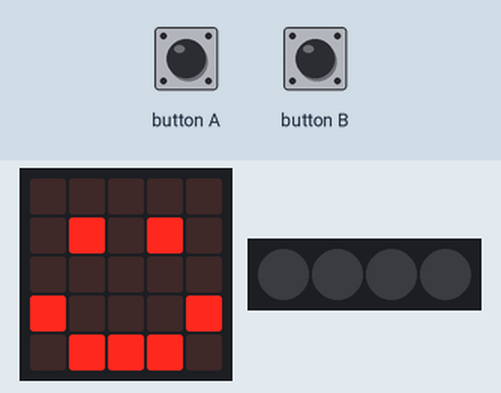
The program below on a simulated BBC micro:bit running MicroPython. On the bench: the board's 5×5 LED display, 4 RGB LEDs in strip order, left to right. The inputs (shaded band) are chosen by the test bench.

Above: at 1.2 s.
1.3 s: button A pressed for 0.15 s
At 1.7 s:
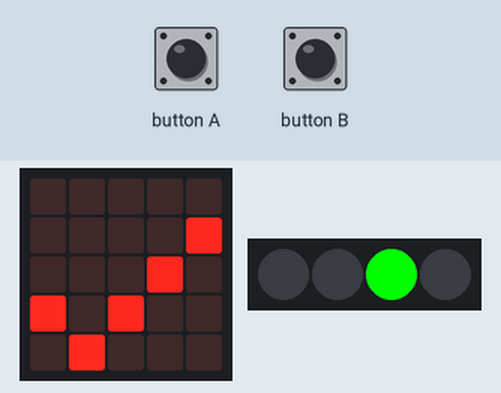
4.4 s: button A pressed for 1 s
At 6.4 s:
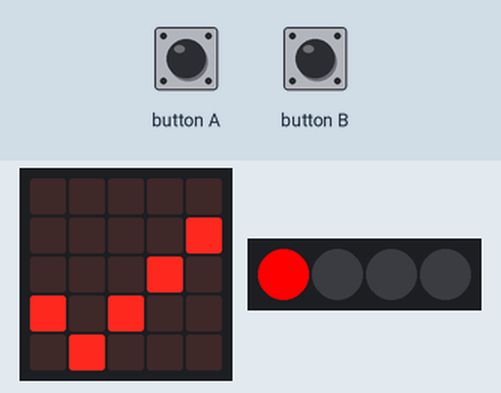
8.4 s: button A pressed for 3.2 s
At 9.8 s:
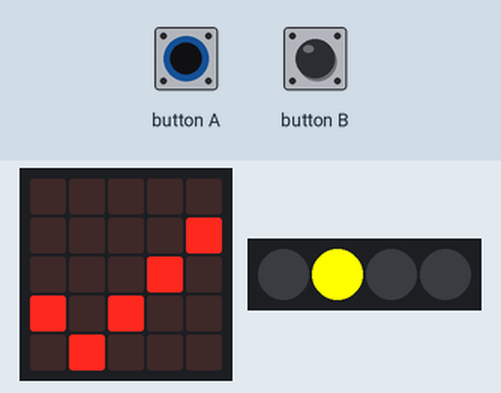
Timing chart, 0 to 15.0 s (numbered marks = the images above; inputs shaded):
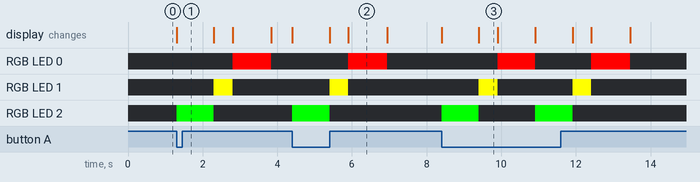

The program:

main.py
```python
"""
Created by: Jayden Okafor
Created on: Mar 2026
This program turns on the traffic light when the "A" button is clicked
"""

from microbit import *
import neopixel

neopixelStrip = neopixel.NeoPixel(pin16, 4)

# turns off all pixels
neopixelStrip.clear()

# shows happy face
display.show(Image.HAPPY)

# loops so when you click the "A" button again it repeats the sequence
while True:

    # when the a button is pressed
    if button_a.is_pressed():

        # clears the screen
        display.clear()

        # shows checkmark
        display.show(Image.YES)

        # changes the third pixel colour to Green for 1 second
        neopixelStrip[2] = (0, 255, 0)
        neopixelStrip.show()
        sleep(1000)

        # turns off the third pixel and changes the second pixel colour to Yellow for 0.5 seconds
        neopixelStrip[2] = (0, 0, 0)
        neopixelStrip[1] = (255, 255, 0)
        neopixelStrip.show()
        sleep(500)

        # turns off the second pixel and changes the first pixel colour to Red for 1 second
        neopixelStrip[1] = (0, 0, 0)
        neopixelStrip[0] = (255, 0, 0)
        neopixelStrip.show()
        sleep(1000)

        # turns off all pixels
        neopixelStrip.clear()

        # clears the screen
        display.clear()

        # shows happy face
        display.show(Image.HAPPY)
```

Measured:
- after the input at 1.3 s, RGB LED 0: off → RGB(255, 0, 0) after 1.5 s, → off 1.0 s later; RGB LED 1: off → RGB(255, 255, 0) after 1.0 s, → off 0.50 s later; RGB LED 2: off → RGB(0, 255, 0) at once, → off 1.0 s later; the display: changes at once (image 1)
- after the input at 4.4 s, RGB LED 0: off → RGB(255, 0, 0) after 1.5 s, → off 1.0 s later; RGB LED 1: off → RGB(255, 255, 0) after 1.0 s, → off 0.50 s later; RGB LED 2: off → RGB(0, 255, 0) at once, → off 1.0 s later; the display: first changes at once (image 2 shows a later state)
- after the input at 8.4 s, RGB LED 0: alternates RGB(255, 0, 0) for 1.0 s and off for 1.5 s, 4 changes in all, then stays off, starting after 1.5 s; RGB LED 1: alternates RGB(255, 255, 0) for 0.50 s and off for 2.0 s, 4 changes in all, then stays off, starting after 1.0 s
- what the display in image 2 shows lasts 1.0 s, from 5.9 s to 6.9 s
- what the display in image 3 shows lasts 0.5 s, from 9.4 s to 9.9 s
